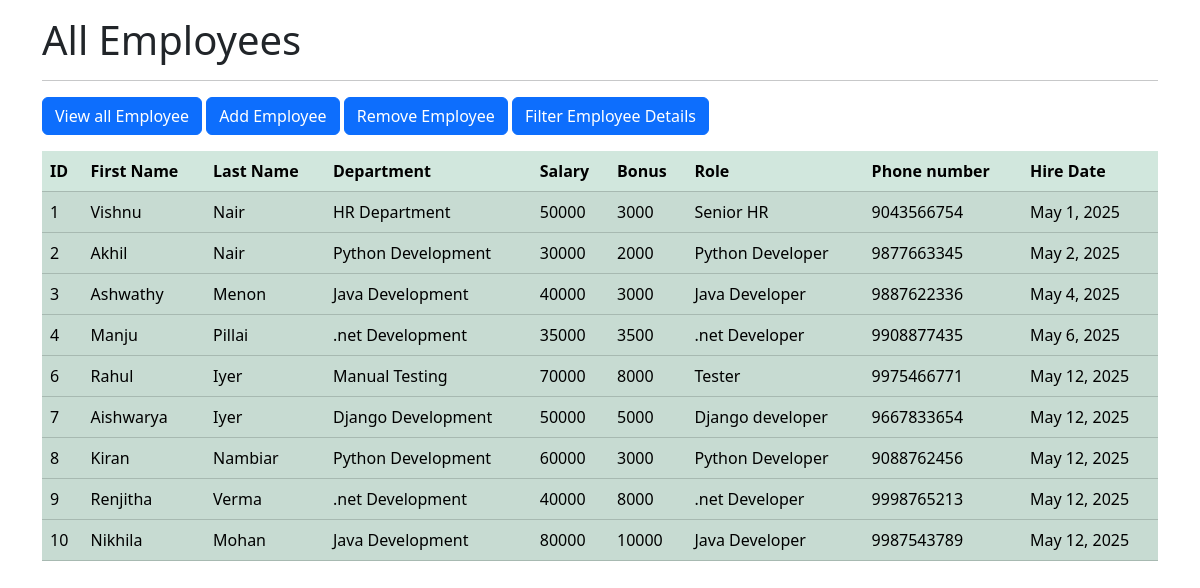
Page /all_emp/ on the committed database.
### home/models.py (models this page shows, shortened)
class Employee(models.Model):
    first_name = models.CharField(max_length=100,null=False)
    last_name = models.CharField(max_length=100)
    dept = models.ForeignKey(Department,on_delete=models.CASCADE)
    salary = models.IntegerField(default=0)
    bonus = models.IntegerField(default=0)
    role = models.ForeignKey(Role,on_delete=models.CASCADE)
    phone = models.IntegerField(default=0)
    hire_date = models.DateField()

class Department(models.Model):
    name = models.CharField(max_length=255,null=False)
    location = models.CharField(max_length=255)
    def __str__(self):
        return f"{self.name}"

class Role(models.Model):
    name = models.CharField(max_length=100)
    def __str__(self):
        return self.name

### home/views.py (the view)
# urls.py: path('all_emp/',views.all_emp,name='all_emp'),
def all_emp(request):
    emps = Employee.objects.all()
    context = {
        'emps':emps
    }
    return render(request,'all_emp.html',context)

### home/templates/all_emp.html (shortened to what this page needs)
{% extends "base.html" %}
{%load static%}
{%block heading%}
All Employees
{%endblock heading%}
{%block content%}
    <div class = "container">
    <table class="table table-success table-striped mt-3">
  <thead>
    <tr>
      <th scope="col">ID</th>
      <th scope="col">First Name</th>
      <th scope="col">Last Name</th>
      <th scope="col">Department</th>
      <th scope="col">Salary</th>
      <th scope="col">Bonus</th>
      <th scope="col">Role</th>
      <th scope="col">Phone number</th>
      <th scope="col">Hire Date</th>
    </tr>
  </thead>
  {%for emp in emps %}
  <tbody>
    <tr>
      <td>{{emp.id}}</td>
      <td>{{emp.first_name}}</td>
      <td>{{emp.last_name}}</td>
      <td>{{emp.dept}}</td>
      <td>{{emp.salary}}</td>
      <td>{{emp.bonus}}</td>
      <td>{{emp.role}}</td>
      <td>{{emp.phone}}</td>
      <td>{{emp.hire_date}}</td>
    </tr>
  </tbody>
  {% endfor %}
</table>
{%endblock content%}

### home/templates/base.html (shortened to what this page needs)
<!doctype html>
<html lang="en">
  <head>
    <link href="https://cdn.jsdelivr.net/npm/bootstrap@5.3.6/dist/css/bootstrap.min.css" rel="stylesheet">
  </head>
  <body>
    <div class="container mt-3">
        <h1>{% block heading%} {%endblock heading%}</h1>
        <hr>
        <a class="btn btn-primary" href="{%url 'home:all_emp' %}" role="button">View all Employee</a>
        <a class="btn btn-primary" href="{%url 'home:add_emp' %}" role="button">Add Employee</a>
        <a class="btn btn-primary" href="{%url 'home:remove_emp' %}" role="button">Remove Employee</a>
        <a class="btn btn-primary" href="{%url 'home:filter_emp' %}" role="button">Filter Employee Details</a>
    </div>
    {%block content%}
    {%endblock content%}
</body>
</html>

### rows in the picture
Employee: id "1", first_name "Vishnu", last_name "Nair", dept "HR Department", salary "50000", bonus "3000", role "Senior HR", phone "9043566754", hire_date "May 1, 2025"
Employee: id "2", first_name "Akhil", last_name "Nair", dept "Python Development", salary "30000", bonus "2000", role "Python Developer", phone "9877663345", hire_date "May 2, 2025"
Employee: id "3", first_name "Ashwathy", last_name "Menon", dept "Java Development", salary "40000", bonus "3000", role "Java Developer", phone "9887622336", hire_date "May 4, 2025"
Employee: id "4", first_name "Manju", last_name "Pillai", dept ".net Development", salary "35000", bonus "3500", role ".net Developer", phone "9908877435", hire_date "May 6, 2025"
Employee: id "6", first_name "Rahul", last_name "Iyer", dept "Manual Testing", salary "70000", bonus "8000", role "Tester", phone "9975466771", hire_date "May 12, 2025"
Employee: id "7", first_name "Aishwarya", last_name "Iyer", dept "Django Development", salary "50000", bonus "5000", role "Django developer", phone "9667833654", hire_date "May 12, 2025"
Employee: id "8", first_name "Kiran", last_name "Nambiar", dept "Python Development", salary "60000", bonus "3000", role "Python Developer", phone "9088762456", hire_date "May 12, 2025"
Employee: id "9", first_name "Renjitha", last_name "Verma", dept ".net Development", salary "40000", bonus "8000", role ".net Developer", phone "9998765213", hire_date "May 12, 2025"
Employee: id "10", first_name "Nikhila", last_name "Mohan", dept "Java Development", salary "80000", bonus "10000", role "Java Developer", phone "9987543789", hire_date "May 12, 2025"
